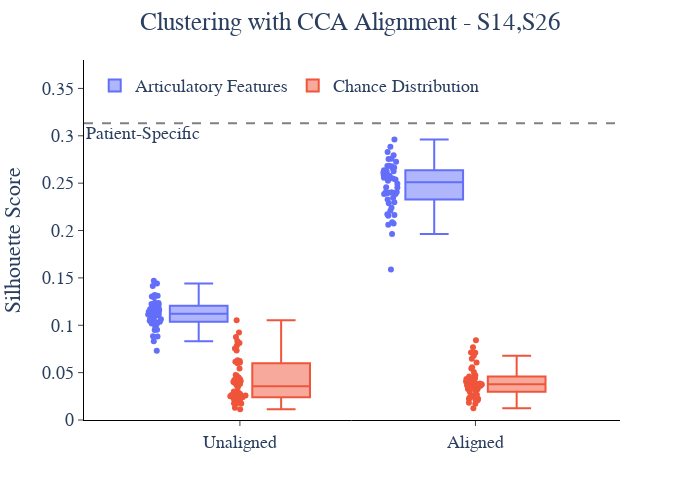

Here is the notebook cell this chart was saved with:
### Code cell
fig = px.box(sil_df_long, color='Condition', y="Silhouette Score", x='Data', points='all', width=700, height=500)
fig.add_hline(y=ps_sil_df_long['Silhouette Score'].mean(), line_dash='dash', line_color='grey', annotation_text='Patient-Specific', annotation_position='bottom left')
fig.update_layout(
    plot_bgcolor='white',
    legend=dict(
        orientation='h',
        yanchor='top',
        y=0.98,
        xanchor='left',
        x=0.02,
        title_text=''
    ),
    # showlegend=False,
    title_text=f'Clustering with CCA Alignment - {",".join(pts)}',
    title_x=0.5,
    font=dict(size=18, family='Arial')
)
fig.update_xaxes(
    title='',
    mirror=False,
    ticks='outside',
    showline=True,
    linecolor='black',
    showgrid=False,
    # tickvals=[0,1],
    # range=[-0.5, 3.5],
    # ticktext=['Patient-Specific', 'Shared Neural<br>Latent Space'],
)
fig.update_yaxes(
    title='Silhouette Score',
    mirror=False,
    ticks='outside',
    showline=True,
    linecolor='black',
    showgrid=False,
    range=[0, 0.38]
)
fig.show()

### Figure 1 — Plotly figure (JSON) as saved in the notebook; plotly's stock layout.template omitted (floating-point values rounded to 4 significant figures)
{"data": [{"alignmentgroup": "True", "boxpoints": "all", "hovertemplate": "Condition=Articulatory Features<br>Data=%{x}<br>Silhouette Score=%{y}<extra></extra>", "legendgroup": "Articulatory Features", "marker": {"color": "#636efa"}, "name": "Articulatory Features", "notched": false, "offsetgroup": "Articulatory Features", "orientation": "v", "showlegend": true, "type": "box", "x": ["Unaligned", "Unaligned", "Unaligned", "Unaligned", "Unaligned", "Unaligned", "Unaligned", "Unaligned", "Unaligned", "Unaligned", "Unaligned", "Unaligned", "Unaligned", "Unaligned", "Unaligned", "Unaligned", "Unaligned", "Unaligned", "Unaligned", "Unaligned", "Unaligned", "Unaligned", "Unaligned", "Unaligned", "Unaligned", "Unaligned", "Unaligned", "Unaligned", "Unaligned", "Unaligned", "Unaligned", "Unaligned", "Unaligned", "Unaligned", "Unaligned", "Unaligned", "Unaligned", "Unaligned", "Unaligned", "Unaligned", "Unaligned", "Unaligned", "Unaligned", "Unaligned", "Unaligned", "Unaligned", "Unaligned", "Unaligned", "Unaligned", "Unaligned", "Aligned", "Aligned", "Aligned", "Aligned", "Aligned", "Aligned", "Aligned", "Aligned", "Aligned", "Aligned", "Aligned", "Aligned", "Aligned", "Aligned", "Aligned", "Aligned", "Aligned", "Aligned", "Aligned", "Aligned", "Aligned", "Aligned", "Aligned", "Aligned", "Aligned", "Aligned", "Aligned", "Aligned", "Aligned", "Aligned", "Aligned", "Aligned", "Aligned", "Aligned", "Aligned", "Aligned", "Aligned", "Aligned", "Aligned", "Aligned", "Aligned", "Aligned", "Aligned", "Aligned", "Aligned", "Aligned", "Aligned", "Aligned", "Aligned", "Aligned"], "x0": " ", "xaxis": "x", "y": [0.1305, 0.1302, 0.1319, 0.1065, 0.1156, 0.1142, 0.1068, 0.09854, 0.1015, 0.1037, 0.1038, 0.1068, 0.08819, 0.1125, 0.122, 0.1172, 0.1296, 0.1019, 0.1206, 0.103, 0.1104, 0.1168, 0.1225, 0.1239, 0.1055, 0.08842, 0.1113, 0.1099, 0.1111, 0.1198, 0.1118, 0.1311, 0.1235, 0.09517, 0.1048, 0.1137, 0.144, 0.08319, 0.1189, 0.1415, 0.07302, 0.1103, 0.101, 0.09501, 0.1469, 0.1169, 0.1174, 0.1123, 0.1114, 0.113, 0.2346, 0.224, 0.2075, 0.2163, 0.2398, 0.2396, 0.2155, 0.2524, 0.2457, 0.2385, 0.1963, 0.2682, 0.255, 0.2087, 0.2538, 0.1588, 0.2725, 0.2622, 0.2327, 0.2556, 0.2795, 0.283, 0.2884, 0.2659, 0.2393, 0.2407, 0.2405, 0.2209, 0.2407, 0.2298, 0.2586, 0.2554, 0.2454, 0.2611, 0.2577, 0.2625, 0.2494, 0.2582, 0.2754, 0.2586, 0.2172, 0.2961, 0.2758, 0.2386, 0.2636, 0.2679, 0.2287, 0.2684, 0.2665, 0.206], "y0": " ", "yaxis": "y"}, {"alignmentgroup": "True", "boxpoints": "all", "hovertemplate": "Condition=Chance Distribution<br>Data=%{x}<br>Silhouette Score=%{y}<extra></extra>", "legendgroup": "Chance Distribution", "marker": {"color": "#EF553B"}, "name": "Chance Distribution", "notched": false, "offsetgroup": "Chance Distribution", "orientation": "v", "showlegend": true, "type": "box", "x": ["Unaligned", "Unaligned", "Unaligned", "Unaligned", "Unaligned", "Unaligned", "Unaligned", "Unaligned", "Unaligned", "Unaligned", "Unaligned", "Unaligned", "Unaligned", "Unaligned", "Unaligned", "Unaligned", "Unaligned", "Unaligned", "Unaligned", "Unaligned", "Unaligned", "Unaligned", "Unaligned", "Unaligned", "Unaligned", "Unaligned", "Unaligned", "Unaligned", "Unaligned", "Unaligned", "Unaligned", "Unaligned", "Unaligned", "Unaligned", "Unaligned", "Unaligned", "Unaligned", "Unaligned", "Unaligned", "Unaligned", "Unaligned", "Unaligned", "Unaligned", "Unaligned", "Unaligned", "Unaligned", "Unaligned", "Unaligned", "Unaligned", "Unaligned", "Aligned", "Aligned", "Aligned", "Aligned", "Aligned", "Aligned", "Aligned", "Aligned", "Aligned", "Aligned", "Aligned", "Aligned", "Aligned", "Aligned", "Aligned", "Aligned", "Aligned", "Aligned", "Aligned", "Aligned", "Aligned", "Aligned", "Aligned", "Aligned", "Aligned", "Aligned", "Aligned", "Aligned", "Aligned", "Aligned", "Aligned", "Aligned", "Aligned", "Aligned", "Aligned", "Aligned", "Aligned", "Aligned", "Aligned", "Aligned", "Aligned", "Aligned", "Aligned", "Aligned", "Aligned", "Aligned", "Aligned", "Aligned", "Aligned", "Aligned"], "x0": " ", "xaxis": "x", "y": [0.03682, 0.0226, 0.06067, 0.02366, 0.07546, 0.04307, 0.038, 0.02146, 0.02914, 0.02638, 0.06305, 0.07327, 0.02406, 0.0345, 0.0466, 0.03896, 0.08125, 0.01768, 0.04757, 0.05989, 0.09231, 0.02929, 0.01281, 0.0113, 0.04125, 0.01775, 0.02739, 0.02389, 0.03009, 0.1054, 0.04209, 0.03887, 0.02737, 0.04005, 0.0786, 0.02509, 0.0615, 0.02591, 0.0258, 0.02204, 0.05443, 0.04477, 0.02588, 0.02671, 0.01854, 0.01739, 0.01923, 0.06218, 0.08341, 0.0875, 0.02541, 0.03722, 0.03257, 0.01243, 0.03711, 0.02353, 0.03333, 0.04089, 0.0842, 0.03267, 0.06462, 0.04325, 0.0359, 0.07673, 0.03062, 0.05078, 0.0408, 0.02509, 0.02076, 0.03358, 0.05574, 0.01713, 0.03582, 0.03783, 0.04608, 0.04591, 0.04181, 0.03644, 0.04387, 0.02969, 0.02595, 0.07095, 0.02193, 0.03893, 0.03852, 0.01818, 0.03849, 0.04236, 0.06068, 0.06777, 0.04051, 0.02207, 0.04419, 0.03775, 0.02248, 0.02662, 0.03391, 0.07137, 0.05444, 0.04726], "y0": " ", "yaxis": "y"}], "layout": {"annotations": [{"showarrow": false, "text": "Patient-Specific", "x": 0, "xanchor": "left", "xref": "x domain", "y": 0.3133, "yanchor": "top", "yref": "y"}], "boxmode": "group", "font": {"family": "Arial", "size": 18}, "height": 500, "legend": {"orientation": "h", "title": {"text": ""}, "tracegroupgap": 0, "x": 0.02, "xanchor": "left", "y": 0.98, "yanchor": "top"}, "margin": {"t": 60}, "plot_bgcolor": "white", "shapes": [{"line": {"color": "grey", "dash": "dash"}, "type": "line", "x0": 0, "x1": 1, "xref": "x domain", "y0": 0.3133, "y1": 0.3133, "yref": "y"}], "title": {"text": "Clustering with CCA Alignment - S14,S26", "x": 0.5}, "width": 700, "xaxis": {"anchor": "y", "domain": [0, 1], "linecolor": "black", "mirror": false, "showgrid": false, "showline": true, "ticks": "outside", "title": {"text": ""}}, "yaxis": {"anchor": "x", "domain": [0, 1], "linecolor": "black", "mirror": false, "range": [0, 0.38], "showgrid": false, "showline": true, "ticks": "outside", "title": {"text": "Silhouette Score"}}}}
